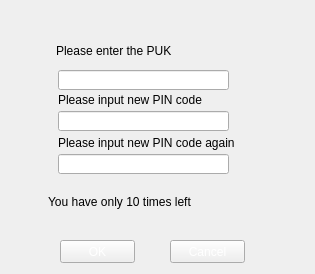
<?xml version="1.0" encoding="UTF-8"?>
<ui version="4.0">
 <class>FormPUK</class>
 <widget class="QWidget" name="FormPUK">
  <property name="geometry">
   <rect>
    <x>0</x>
    <y>0</y>
    <width>315</width>
    <height>274</height>
   </rect>
  </property>
  <property name="windowTitle">
   <string>Form</string>
  </property>
  <property name="styleSheet">
   <string notr="true">QWidget#FormPUK {
border-image:url(Skin/PukInput.png)
}
</string>
  </property>
  <widget class="QWidget" name="widgetPUK" native="true">
   <property name="geometry">
    <rect>
     <x>10</x>
     <y>250</y>
     <width>297</width>
     <height>16</height>
    </rect>
   </property>
   <property name="sizePolicy">
    <sizepolicy hsizetype="Expanding" vsizetype="Expanding">
     <horstretch>0</horstretch>
     <verstretch>0</verstretch>
    </sizepolicy>
   </property>
   <property name="styleSheet">
    <string notr="true">QWidget#widgetPUK{
border-image:url(Skin/messageBox/part5MessageBox.jpg)
}</string>
   </property>
  </widget>
  <widget class="QPushButton" name="pushButtonCancel">
   <property name="geometry">
    <rect>
     <x>170</x>
     <y>240</y>
     <width>75</width>
     <height>23</height>
    </rect>
   </property>
   <property name="sizePolicy">
    <sizepolicy hsizetype="Expanding" vsizetype="Expanding">
     <horstretch>0</horstretch>
     <verstretch>0</verstretch>
    </sizepolicy>
   </property>
   <property name="cursor">
    <cursorShape>PointingHandCursor</cursorShape>
   </property>
   <property name="styleSheet">
    <string notr="true">QPushButton{ 
border-image:url(Skin/SmallChangeableButton_1.png);
	color: rgb(255, 255, 255);
}
QPushButton:pressed{ 
border-image:url(Skin/SmallChangeableButton_3.png);
}
QPushButton:hover{
border-image:url(Skin/SmallChangeableButton_3.png);
	color: rgb(0, 0, 0);
}
QPushButton:disabled{
border-image:url(Skin/SmallChangeableButton_2.png);
	color: rgb(0, 0, 0);
}</string>
   </property>
   <property name="text">
    <string>Cancel</string>
   </property>
  </widget>
  <widget class="QLabel" name="labelPIN">
   <property name="geometry">
    <rect>
     <x>58</x>
     <y>92</y>
     <width>150</width>
     <height>16</height>
    </rect>
   </property>
   <property name="text">
    <string>Please input new PIN code</string>
   </property>
  </widget>
  <widget class="QLabel" name="labelNewPIN">
   <property name="geometry">
    <rect>
     <x>58</x>
     <y>135</y>
     <width>186</width>
     <height>16</height>
    </rect>
   </property>
   <property name="text">
    <string>Please input new PIN code again</string>
   </property>
  </widget>
  <widget class="QLabel" name="labelPUK">
   <property name="geometry">
    <rect>
     <x>56</x>
     <y>35</y>
     <width>211</width>
     <height>31</height>
    </rect>
   </property>
   <property name="sizePolicy">
    <sizepolicy hsizetype="Expanding" vsizetype="Expanding">
     <horstretch>0</horstretch>
     <verstretch>0</verstretch>
    </sizepolicy>
   </property>
   <property name="text">
    <string>Please enter the PUK</string>
   </property>
   <property name="wordWrap">
    <bool>true</bool>
   </property>
  </widget>
  <widget class="QLineEdit" name="lineEditPuk">
   <property name="geometry">
    <rect>
     <x>58</x>
     <y>70</y>
     <width>171</width>
     <height>20</height>
    </rect>
   </property>
   <property name="sizePolicy">
    <sizepolicy hsizetype="Expanding" vsizetype="Expanding">
     <horstretch>0</horstretch>
     <verstretch>0</verstretch>
    </sizepolicy>
   </property>
  </widget>
  <widget class="QLineEdit" name="lineEditRepeatPin">
   <property name="geometry">
    <rect>
     <x>58</x>
     <y>154</y>
     <width>171</width>
     <height>20</height>
    </rect>
   </property>
  </widget>
  <widget class="QLineEdit" name="lineEditPin">
   <property name="geometry">
    <rect>
     <x>58</x>
     <y>111</y>
     <width>171</width>
     <height>20</height>
    </rect>
   </property>
  </widget>
  <widget class="QPushButton" name="pushButtonOK">
   <property name="geometry">
    <rect>
     <x>60</x>
     <y>240</y>
     <width>75</width>
     <height>23</height>
    </rect>
   </property>
   <property name="sizePolicy">
    <sizepolicy hsizetype="Expanding" vsizetype="Expanding">
     <horstretch>0</horstretch>
     <verstretch>0</verstretch>
    </sizepolicy>
   </property>
   <property name="cursor">
    <cursorShape>PointingHandCursor</cursorShape>
   </property>
   <property name="styleSheet">
    <string notr="true">QPushButton{ 
border-image:url(Skin/SmallChangeableButton_1.png);
	color: rgb(255, 255, 255);
}
QPushButton:pressed{ 
border-image:url(Skin/SmallChangeableButton_3.png);
}
QPushButton:hover{
border-image:url(Skin/SmallChangeableButton_3.png);
	color: rgb(0, 0, 0);
}
QPushButton:disabled{
border-image:url(Skin/SmallChangeableButton_2.png);
	color: rgb(0, 0, 0);
}</string>
   </property>
   <property name="text">
    <string>OK</string>
   </property>
  </widget>
  <widget class="QLabel" name="labelLeftTimes">
   <property name="geometry">
    <rect>
     <x>48</x>
     <y>176</y>
     <width>241</width>
     <height>51</height>
    </rect>
   </property>
   <property name="text">
    <string>You have only 10 times left</string>
   </property>
   <property name="wordWrap">
    <bool>true</bool>
   </property>
  </widget>
 </widget>
 <resources/>
 <connections/>
</ui>
